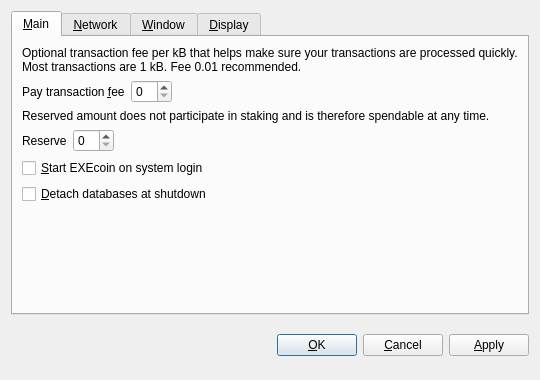
<?xml version="1.0" encoding="UTF-8"?>
<ui version="4.0">
 <class>OptionsDialog</class>
 <widget class="QDialog" name="OptionsDialog">
  <property name="geometry">
   <rect>
    <x>0</x>
    <y>0</y>
    <width>540</width>
    <height>380</height>
   </rect>
  </property>
  <property name="windowTitle">
   <string>Options</string>
  </property>
  <property name="modal">
   <bool>true</bool>
  </property>
  <layout class="QVBoxLayout" name="verticalLayout">
   <item>
    <widget class="QTabWidget" name="tabWidget">
     <property name="tabPosition">
      <enum>QTabWidget::North</enum>
     </property>
     <property name="currentIndex">
      <number>0</number>
     </property>
     <widget class="QWidget" name="tabMain">
      <attribute name="title">
       <string>&amp;Main</string>
      </attribute>
      <layout class="QVBoxLayout" name="verticalLayout_Main">
       <item>
        <widget class="QLabel" name="transactionFeeInfoLabel">
         <property name="text">
          <string>Optional transaction fee per kB that helps make sure your transactions are processed quickly. Most transactions are 1 kB. Fee 0.01 recommended.</string>
         </property>
         <property name="textFormat">
          <enum>Qt::PlainText</enum>
         </property>
         <property name="wordWrap">
          <bool>true</bool>
         </property>
        </widget>
       </item>
       <item>
        <layout class="QHBoxLayout" name="horizontalLayoutFee">
         <item>
          <widget class="QLabel" name="transactionFeeLabel">
           <property name="text">
            <string>Pay transaction &amp;fee</string>
           </property>
           <property name="textFormat">
            <enum>Qt::PlainText</enum>
           </property>
           <property name="buddy">
            <cstring>transactionFee</cstring>
           </property>
          </widget>
         </item>
         <item>
          <widget class="BitcoinAmountField" name="transactionFee"/>
         </item>
         <item>
          <spacer name="horizontalSpacerFee">
           <property name="orientation">
            <enum>Qt::Horizontal</enum>
           </property>
           <property name="sizeHint" stdset="0">
            <size>
             <width>40</width>
             <height>20</height>
            </size>
           </property>
          </spacer>
         </item>
        </layout>
       </item>
       <item>
        <widget class="QLabel" name="reserveBalanceInfoLabel">
         <property name="text">
          <string>Reserved amount does not participate in staking and is therefore spendable at any time.</string>
         </property>
         <property name="textFormat">
          <enum>Qt::PlainText</enum>
         </property>
         <property name="wordWrap">
          <bool>true</bool>
         </property>
        </widget>
       </item>
       <item>
        <layout class="QHBoxLayout" name="horizontalLayoutReserveBalance">
         <item>
          <widget class="QLabel" name="reserveBalanceLabel">
           <property name="text">
            <string>Reserve</string>
           </property>
           <property name="textFormat">
            <enum>Qt::PlainText</enum>
           </property>
           <property name="buddy">
            <cstring>reserveBalance</cstring>
           </property>
          </widget>
         </item>
         <item>
          <widget class="BitcoinAmountField" name="reserveBalance"/>
         </item>
         <item>
          <spacer name="horizontalSpacerReserveBalance">
           <property name="orientation">
            <enum>Qt::Horizontal</enum>
           </property>
           <property name="sizeHint" stdset="0">
            <size>
             <width>40</width>
             <height>20</height>
            </size>
           </property>
          </spacer>
         </item>
        </layout>
       </item>
       <item>
        <widget class="QCheckBox" name="bitcoinAtStartup">
         <property name="toolTip">
          <string>Automatically start EXEcoin after logging in to the system.</string>
         </property>
         <property name="text">
          <string>&amp;Start EXEcoin on system login</string>
         </property>
        </widget>
       </item>
       <item>
        <widget class="QCheckBox" name="detachDatabases">
         <property name="toolTip">
          <string>Detach block and address databases at shutdown. This means they can be moved to another data directory, but it slows down shutdown. The wallet is always detached.</string>
         </property>
         <property name="text">
          <string>&amp;Detach databases at shutdown</string>
         </property>
        </widget>
       </item>
       <item>
        <spacer name="verticalSpacer_Main">
         <property name="orientation">
          <enum>Qt::Vertical</enum>
         </property>
         <property name="sizeHint" stdset="0">
          <size>
           <width>20</width>
           <height>40</height>
          </size>
         </property>
        </spacer>
       </item>
      </layout>
     </widget>
     <widget class="QWidget" name="tabNetwork">
      <attribute name="title">
       <string>&amp;Network</string>
      </attribute>
      <layout class="QVBoxLayout" name="verticalLayout_Network">
       <item>
        <widget class="QCheckBox" name="mapPortUpnp">
         <property name="toolTip">
          <string>Automatically open the EXEcoin client port on the router. This only works when your router supports UPnP and it is enabled.</string>
         </property>
         <property name="text">
          <string>Map port using &amp;UPnP</string>
         </property>
        </widget>
       </item>
       <item>
        <widget class="QCheckBox" name="connectSocks">
         <property name="toolTip">
          <string>Connect to the EXEcoin network through a SOCKS proxy (e.g. when connecting through Tor).</string>
         </property>
         <property name="text">
          <string>&amp;Connect through SOCKS proxy:</string>
         </property>
        </widget>
       </item>
       <item>
        <layout class="QHBoxLayout" name="horizontalLayout_Network">
         <item>
          <widget class="QLabel" name="proxyIpLabel">
           <property name="text">
            <string>Proxy &amp;IP:</string>
           </property>
           <property name="textFormat">
            <enum>Qt::PlainText</enum>
           </property>
           <property name="buddy">
            <cstring>proxyIp</cstring>
           </property>
          </widget>
         </item>
         <item>
          <widget class="QValidatedLineEdit" name="proxyIp">
           <property name="maximumSize">
            <size>
             <width>140</width>
             <height>16777215</height>
            </size>
           </property>
           <property name="toolTip">
            <string>IP address of the proxy (e.g. 127.0.0.1)</string>
           </property>
          </widget>
         </item>
         <item>
          <widget class="QLabel" name="proxyPortLabel">
           <property name="text">
            <string>&amp;Port:</string>
           </property>
           <property name="textFormat">
            <enum>Qt::PlainText</enum>
           </property>
           <property name="buddy">
            <cstring>proxyPort</cstring>
           </property>
          </widget>
         </item>
         <item>
          <widget class="QLineEdit" name="proxyPort">
           <property name="maximumSize">
            <size>
             <width>55</width>
             <height>16777215</height>
            </size>
           </property>
           <property name="toolTip">
            <string>Port of the proxy (e.g. 9050)</string>
           </property>
          </widget>
         </item>
         <item>
          <widget class="QLabel" name="socksVersionLabel">
           <property name="text">
            <string>SOCKS &amp;Version:</string>
           </property>
           <property name="textFormat">
            <enum>Qt::PlainText</enum>
           </property>
           <property name="buddy">
            <cstring>socksVersion</cstring>
           </property>
          </widget>
         </item>
         <item>
          <widget class="QValueComboBox" name="socksVersion">
           <property name="toolTip">
            <string>SOCKS version of the proxy (e.g. 5)</string>
           </property>
          </widget>
         </item>
         <item>
          <spacer name="horizontalSpacer_Network">
           <property name="orientation">
            <enum>Qt::Horizontal</enum>
           </property>
           <property name="sizeHint" stdset="0">
            <size>
             <width>40</width>
             <height>20</height>
            </size>
           </property>
          </spacer>
         </item>
        </layout>
       </item>
       <item>
        <spacer name="verticalSpacer_Network">
         <property name="orientation">
          <enum>Qt::Vertical</enum>
         </property>
         <property name="sizeHint" stdset="0">
          <size>
           <width>20</width>
           <height>40</height>
          </size>
         </property>
        </spacer>
       </item>
      </layout>
     </widget>
     <widget class="QWidget" name="tabWindow">
      <attribute name="title">
       <string>&amp;Window</string>
      </attribute>
      <layout class="QVBoxLayout" name="verticalLayout_Window">
       <item>
        <widget class="QCheckBox" name="minimizeToTray">
         <property name="toolTip">
          <string>Show only a tray icon after minimizing the window.</string>
         </property>
         <property name="text">
          <string>&amp;Minimize to the tray instead of the taskbar</string>
         </property>
        </widget>
       </item>
       <item>
        <widget class="QCheckBox" name="minimizeOnClose">
         <property name="toolTip">
          <string>Minimize instead of exit the application when the window is closed. When this option is enabled, the application will be closed only after selecting Quit in the menu.</string>
         </property>
         <property name="text">
          <string>M&amp;inimize on close</string>
         </property>
        </widget>
       </item>
       <item>
        <spacer name="verticalSpacer_Window">
         <property name="orientation">
          <enum>Qt::Vertical</enum>
         </property>
         <property name="sizeHint" stdset="0">
          <size>
           <width>20</width>
           <height>40</height>
          </size>
         </property>
        </spacer>
       </item>
      </layout>
     </widget>
     <widget class="QWidget" name="tabDisplay">
      <attribute name="title">
       <string>&amp;Display</string>
      </attribute>
      <layout class="QVBoxLayout" name="verticalLayout_Display">
       <item>
        <layout class="QHBoxLayout" name="horizontalLayout_1_Display">
         <item>
          <widget class="QLabel" name="langLabel">
           <property name="text">
            <string>User Interface &amp;language:</string>
           </property>
           <property name="textFormat">
            <enum>Qt::PlainText</enum>
           </property>
           <property name="buddy">
            <cstring>lang</cstring>
           </property>
          </widget>
         </item>
         <item>
          <widget class="QValueComboBox" name="lang">
           <property name="toolTip">
            <string>The user interface language can be set here. This setting will take effect after restarting EXEcoin.</string>
           </property>
          </widget>
         </item>
        </layout>
       </item>
       <item>
        <layout class="QHBoxLayout" name="horizontalLayout_2_Display">
         <item>
          <widget class="QLabel" name="unitLabel">
           <property name="text">
            <string>&amp;Unit to show amounts in:</string>
           </property>
           <property name="textFormat">
            <enum>Qt::PlainText</enum>
           </property>
           <property name="buddy">
            <cstring>unit</cstring>
           </property>
          </widget>
         </item>
         <item>
          <widget class="QValueComboBox" name="unit">
           <property name="toolTip">
            <string>Choose the default subdivision unit to show in the interface and when sending coins.</string>
           </property>
          </widget>
         </item>
        </layout>
       </item>
       <item>
        <widget class="QCheckBox" name="displayAddresses">
         <property name="toolTip">
          <string>Whether to show EXEcoin addresses in the transaction list or not.</string>
         </property>
         <property name="text">
          <string>&amp;Display addresses in transaction list</string>
         </property>
        </widget>
       </item>
       <item>
        <widget class="QCheckBox" name="coinControlFeatures">
         <property name="toolTip">
          <string>Whether to show coin control features or not.</string>
         </property>
         <property name="text">
          <string>Display coin &amp;control features (experts only!)</string>
         </property>
        </widget>
       </item>
       <item>
        <widget class="QCheckBox" name="minimizeCoinAge"> 
         <property name="toolTip"> 
          <string>Whether to select the coin outputs randomly or with minimal coin age.</string> 
         </property> 
         <property name="text"> 
          <string>Minimize weight consumption (experimental)</string> 
         </property> 
        </widget> 
       </item> 
       <item>
        <spacer name="verticalSpacer_Display">
         <property name="orientation">
          <enum>Qt::Vertical</enum>
         </property>
         <property name="sizeHint" stdset="0">
          <size>
           <width>20</width>
           <height>40</height>
          </size>
         </property>
        </spacer>
       </item>
      </layout>
     </widget>
    </widget>
   </item>
   <item>
    <layout class="QHBoxLayout" name="horizontalLayout_Buttons">
     <item>
      <spacer name="horizontalSpacer_1">
       <property name="orientation">
        <enum>Qt::Horizontal</enum>
       </property>
       <property name="sizeHint" stdset="0">
        <size>
         <width>40</width>
         <height>48</height>
        </size>
       </property>
      </spacer>
     </item>
     <item>
      <widget class="QLabel" name="statusLabel">
       <property name="font">
        <font>
         <weight>75</weight>
         <bold>true</bold>
        </font>
       </property>
       <property name="text">
        <string/>
       </property>
       <property name="textFormat">
        <enum>Qt::PlainText</enum>
       </property>
       <property name="wordWrap">
        <bool>true</bool>
       </property>
      </widget>
     </item>
     <item>
      <spacer name="horizontalSpacer_2">
       <property name="orientation">
        <enum>Qt::Horizontal</enum>
       </property>
       <property name="sizeHint" stdset="0">
        <size>
         <width>40</width>
         <height>48</height>
        </size>
       </property>
      </spacer>
     </item>
     <item>
      <widget class="QPushButton" name="okButton">
       <property name="text">
        <string>&amp;OK</string>
       </property>
      </widget>
     </item>
     <item>
      <widget class="QPushButton" name="cancelButton">
       <property name="text">
        <string>&amp;Cancel</string>
       </property>
       <property name="autoDefault">
        <bool>false</bool>
       </property>
      </widget>
     </item>
     <item>
      <widget class="QPushButton" name="applyButton">
       <property name="text">
        <string>&amp;Apply</string>
       </property>
       <property name="autoDefault">
        <bool>false</bool>
       </property>
      </widget>
     </item>
    </layout>
   </item>
  </layout>
 </widget>
 <customwidgets>
  <customwidget>
   <class>BitcoinAmountField</class>
   <extends>QSpinBox</extends>
   <header>bitcoinamountfield.h</header>
  </customwidget>
  <customwidget>
   <class>QValueComboBox</class>
   <extends>QComboBox</extends>
   <header>qvaluecombobox.h</header>
  </customwidget>
  <customwidget>
   <class>QValidatedLineEdit</class>
   <extends>QLineEdit</extends>
   <header>qvalidatedlineedit.h</header>
  </customwidget>
 </customwidgets>
 <resources/>
 <connections/>
</ui>
